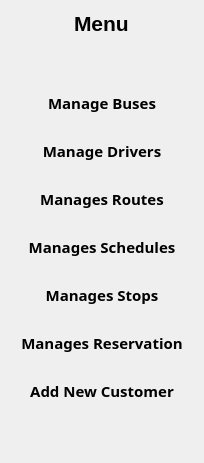
        <widget class="QWidget" name="SidePanel" native="true">
         <property name="maximumSize">
          <size>
           <width>16777215</width>
           <height>16777215</height>
          </size>
         </property>
         <property name="styleSheet">
          <string notr="true">background-color: none;</string>
         </property>
         <layout class="QVBoxLayout" name="verticalLayout_2">
          <item alignment="Qt::AlignHCenter">
           <widget class="QLabel" name="label_70">
            <property name="font">
             <font>
              <family>Tahoma</family>
              <pointsize>16</pointsize>
              <weight>75</weight>
              <bold>true</bold>
             </font>
            </property>
            <property name="text">
             <string>Menu</string>
            </property>
           </widget>
          </item>
          <item>
           <spacer name="verticalSpacer_41">
            <property name="orientation">
             <enum>Qt::Vertical</enum>
            </property>
            <property name="sizeHint" stdset="0">
             <size>
              <width>20</width>
              <height>40</height>
             </size>
            </property>
           </spacer>
          </item>
          <item>
           <widget class="QPushButton" name="manageBusesButton">
            <property name="font">
             <font>
              <family>Myanmar Text</family>
              <pointsize>11</pointsize>
              <weight>75</weight>
              <bold>true</bold>
             </font>
            </property>
            <property name="styleSheet">
             <string notr="true">QPushButton{
border-radius:15px;
padding:10px;
}
QPushButton:hover{
font-weight: bold;
background-color:	#48B1D8;
border-radius:15px;
padding:10px;
color:white;
}</string>
            </property>
            <property name="text">
             <string>Manage Buses</string>
            </property>
            <property name="icon">
             <iconset>
              <normaloff>:/Icons/Icons/sliders.svg</normaloff>:/Icons/Icons/sliders.svg</iconset>
            </property>
           </widget>
          </item>
          <item>
           <widget class="QPushButton" name="manageDriverButton">
            <property name="font">
             <font>
              <family>Myanmar Text</family>
              <pointsize>11</pointsize>
              <weight>75</weight>
              <bold>true</bold>
             </font>
            </property>
            <property name="styleSheet">
             <string notr="true">QPushButton{
border-radius:15px;
padding:10px;
}
QPushButton:hover{
font-weight: bold;
background-color:	#48B1D8;
border-radius:15px;
padding:10px;
color:white;
}</string>
            </property>
            <property name="text">
             <string>Manage Drivers</string>
            </property>
            <property name="icon">
             <iconset>
              <normaloff>:/Icons/Icons/aperture.svg</normaloff>:/Icons/Icons/aperture.svg</iconset>
            </property>
           </widget>
          </item>
          <item>
           <widget class="QPushButton" name="pushButton_2">
            <property name="font">
             <font>
              <family>Myanmar Text</family>
              <pointsize>11</pointsize>
              <weight>75</weight>
              <bold>true</bold>
             </font>
            </property>
            <property name="styleSheet">
             <string notr="true">QPushButton{
border-radius:15px;
padding:10px;
}
QPushButton:hover{
font-weight: bold;
background-color:	#48B1D8;
border-radius:15px;
padding:10px;
color:white;
}</string>
            </property>
            <property name="text">
             <string>Manages Routes</string>
            </property>
            <property name="icon">
             <iconset>
              <normaloff>:/Icons/Icons/chevrons-right.svg</normaloff>:/Icons/Icons/chevrons-right.svg</iconset>
            </property>
           </widget>
          </item>
          <item>
           <widget class="QPushButton" name="pushButton">
            <property name="font">
             <font>
              <family>Myanmar Text</family>
              <pointsize>11</pointsize>
              <weight>75</weight>
              <bold>true</bold>
             </font>
            </property>
            <property name="styleSheet">
             <string notr="true">QPushButton{
border-radius:15px;
padding:10px;
}
QPushButton:hover{
font-weight: bold;
background-color:	#48B1D8;
border-radius:15px;
padding:10px;
color:white;
}</string>
            </property>
            <property name="text">
             <string>Manages Schedules</string>
            </property>
            <property name="icon">
             <iconset>
              <normaloff>:/Icons/Icons/calendar.svg</normaloff>:/Icons/Icons/calendar.svg</iconset>
            </property>
           </widget>
          </item>
          <item>
           <widget class="QPushButton" name="pushButton_3">
            <property name="font">
             <font>
              <family>Myanmar Text</family>
              <pointsize>11</pointsize>
              <weight>75</weight>
              <bold>true</bold>
             </font>
            </property>
            <property name="styleSheet">
             <string notr="true">QPushButton{
border-radius:15px;
padding:10px;
}
QPushButton:hover{
font-weight: bold;
background-color:	#48B1D8;
border-radius:15px;
padding:10px;
color:white;
}</string>
            </property>
            <property name="text">
             <string>Manages Stops</string>
            </property>
            <property name="icon">
             <iconset>
              <normaloff>:/Icons/Icons/git-pull-request.svg</normaloff>:/Icons/Icons/git-pull-request.svg</iconset>
            </property>
           </widget>
          </item>
          <item>
           <widget class="QPushButton" name="pushButton_68">
            <property name="font">
             <font>
              <family>Myanmar Text</family>
              <pointsize>11</pointsize>
              <weight>75</weight>
              <bold>true</bold>
             </font>
            </property>
            <property name="styleSheet">
             <string notr="true">QPushButton{
border-radius:15px;
padding:10px;
}
QPushButton:hover{
font-weight: bold;
background-color:	#48B1D8;
border-radius:15px;
padding:10px;
color:white;
}</string>
            </property>
            <property name="text">
             <string>Manages Reservation</string>
            </property>
            <property name="icon">
             <iconset>
              <normaloff>:/Icons/Icons/book-open.svg</normaloff>:/Icons/Icons/book-open.svg</iconset>
            </property>
           </widget>
          </item>
          <item>
           <widget class="QPushButton" name="pushButton_69">
            <property name="font">
             <font>
              <family>Myanmar Text</family>
              <pointsize>11</pointsize>
              <weight>75</weight>
              <bold>true</bold>
             </font>
            </property>
            <property name="styleSheet">
             <string notr="true">QPushButton{
border-radius:15px;
padding:10px;
}
QPushButton:hover{
font-weight: bold;
background-color:	#48B1D8;
border-radius:15px;
padding:10px;
color:white;
}</string>
            </property>
            <property name="text">
             <string>Add New Customer</string>
            </property>
            <property name="icon">
             <iconset>
              <normaloff>:/Icons/Icons/user-plus.svg</normaloff>:/Icons/Icons/user-plus.svg</iconset>
            </property>
           </widget>
          </item>
          <item>
           <spacer name="verticalSpacer_42">
            <property name="orientation">
             <enum>Qt::Vertical</enum>
            </property>
            <property name="sizeHint" stdset="0">
             <size>
              <width>20</width>
              <height>40</height>
             </size>
            </property>
           </spacer>
          </item>
         </layout>
        </widget>
